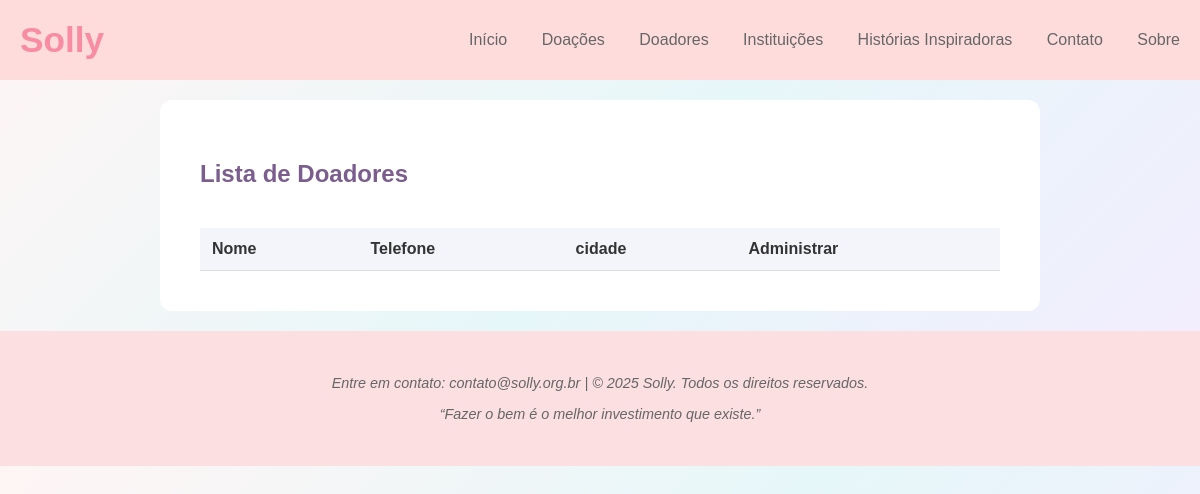
/listar/doador/, run on an earlier commit of the app's database.
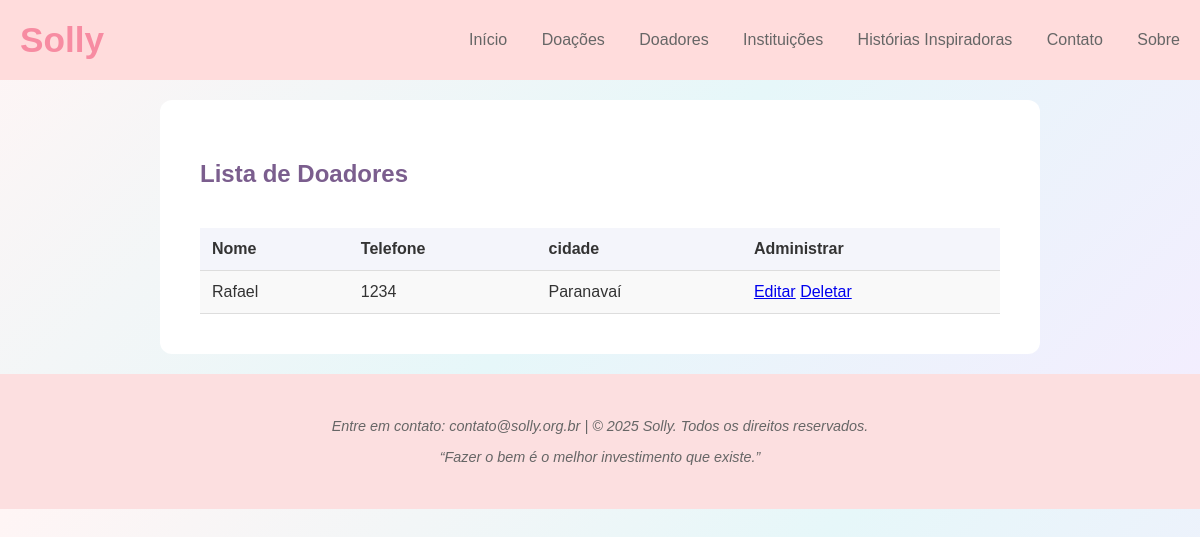
And on a later commit of the database.
### paginasweb/models.py (models this page shows, shortened)
class Doador(models.Model):
    nome = models.CharField(max_length=100)
    telefone = models.CharField(max_length=14)
    cidade = models.CharField(max_length=100)

### paginasweb/views.py (the view)
# urls.py: path("listar/doador/", DoadorList.as_view(), name="listar-doador"),
class DoadorList(ListView):
    template_name = 'paginasweb/lista/doadorList.html'
    model = Doador

### paginasweb/templates/paginasweb/lista/doadorList.html
{% extends "paginasweb/modelo.html" %}
{% load static %}
{% block conteudo %}
<h2>Lista de Doadores</h2>
<table>
<tr>
    <th>Nome</th>
    <th>Telefone</th>
    <th>cidade</th>
    <th>Administrar</th>
</tr>
{% for doador in object_list %}
<tr>
    <td>{{doador.nome}}</td>
    <td>{{doador.telefone}}</td>
    <td>{{doador.cidade}}</td>
    <td>
        <a href="{% url "editar-doador" doador.pk %}">Editar</a>
        <a href="{% url "deletar-doador" doador.pk %}">Deletar</a>
    </td>
</tr>
{% endfor %}
</table>
{% endblock %}

What changed in the data, as far as the page shows it:
added Doador: nome "Rafael", telefone "1234", cidade "Paranavaí"
